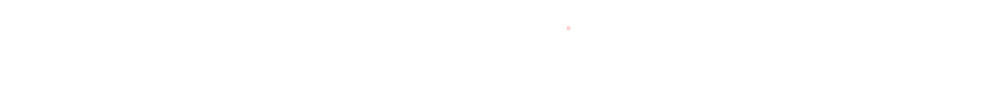
Frame 1 (no input)
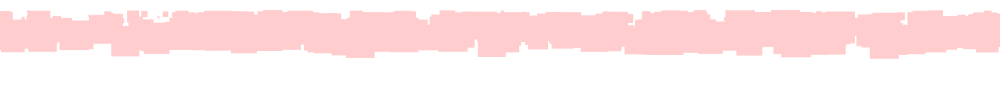
Frame 60 (the mouse pressed at the canvas centre just before this capture)
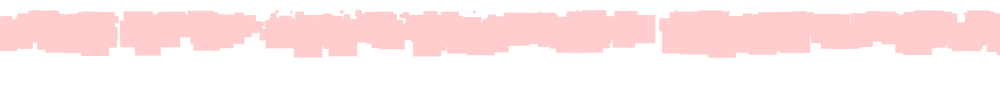
Frame 120 (the mouse held since frame 60 and released just before this capture)

The Processing sketch that drew these frames (run headless with seeded random() and noise(); from frame 60 on, the mouse is pressed at the canvas centre):

// Processing sketch: processing_5338
// ── processing_5338.pde

Box [] boxes = new Box [8000];


void setup() {
  size (1000,100);
  smooth();
  stroke(0);
  fill(0);

  for (int i = 0; i < boxes.length; i++) {
    boxes[i] = new Box(random(-2000,width), random(-3000,height), random(30), random(80), random(8));//size of boxes and where they start
  }  


}


void draw() {
  background(255);

  for (int i = 0; i < boxes.length; i++){
    boxes[i].display();
    boxes[i].dropleaves();
  }

}

class Box {

  //variables
  float x;
  float y;
  float hsize;
  float wsize;
  float xspeed;
  float yspeed;

  // constructor
  Box (float x_, float y_,  float wsize_, float xspeed_, float yspeed_)  {
    x = x_;
    y = y_;
    wsize = wsize_;
    hsize = wsize_;
    xspeed = xspeed_;
    yspeed = yspeed_;
  }

  //function leaves fall   
  void dropleaves () {  //motion
    x = x+ xspeed/4;
  y = Y+yspeed/4;
  }

  // function draw leaves
  void display ()  {
    noStroke ();
    fill (400,205,205);
     rect(x*5,y*10,hsize,wsize);
  }      

}    
